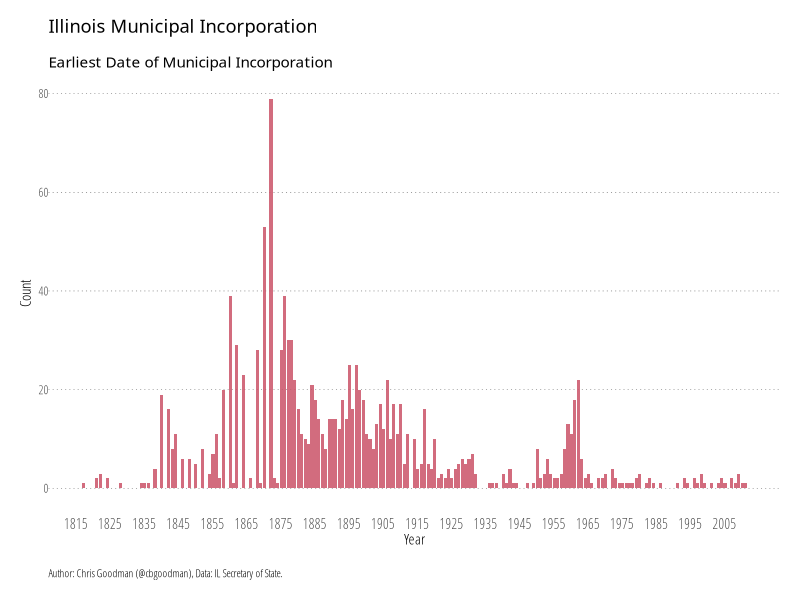
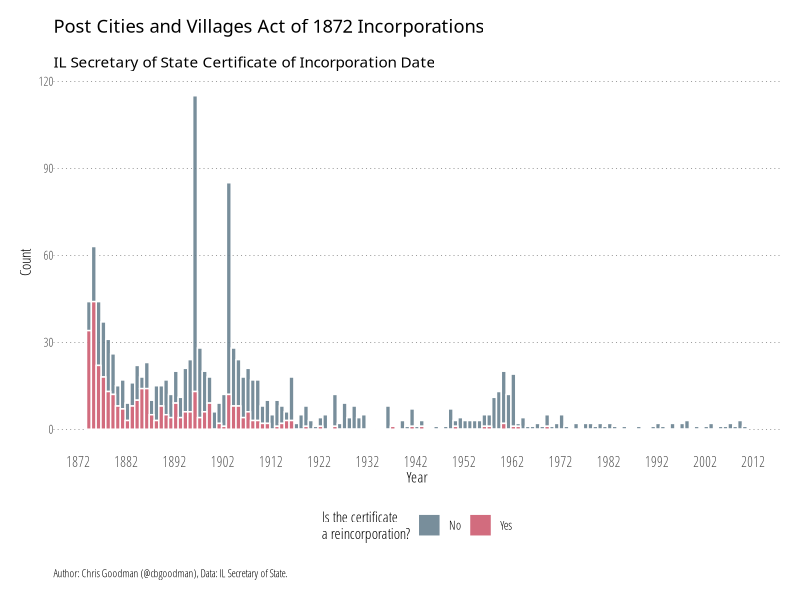

Recreate these plots in R, in order.
library(tidyverse)
library(lubridate)

# read in data
incorp <- read.csv("il-incorporation.csv")
name <- incorp$name
date0 <- ymd(incorp$earliest_date)
date <- ymd(incorp$incorp_pre18720701)
date1 <- ymd(incorp$incorp_sos)

dates <- data.frame(name, date0, date, date1)
dates <- mutate(dates, reincorp = ifelse(date1>date, "Yes", "No"),
  reincorp = replace(reincorp, is.na(date), "No"))

# plot -- Earliest date of Incorporation
early <- ggplot(dates) +
  aes(x = year(date0)) +
  geom_bar(fill="#ca5268", alpha=0.85) +
  scale_x_continuous(breaks=seq(1815, 2010, by=10)) +
  # Theming
  labs(
    title="Illinois Municipal Incorporation",
    subtitle="Earliest Date of Municipal Incorporation",
    caption="Author: Chris Goodman (@cbgoodman), Data: IL Secretary of State.",
    y="Count",
    x="Year") +
  theme_minimal(base_family="Open Sans Condensed Light") +
  # light, dotted major y-grid lines only
  theme(panel.grid=element_line())+
  theme(panel.grid.major.y=element_line(color="#2b2b2b", linetype="dotted", size=0.15))+
  theme(panel.grid.major.x=element_blank())+
  theme(panel.grid.minor.x=element_blank())+
  theme(panel.grid.minor.y=element_blank())+
  # light x-axis line only
  theme(axis.line=element_line())+
  theme(axis.line.y=element_blank())+
  theme(axis.line.x=element_blank())+
  # tick styling
  theme(axis.ticks=element_line())+
  theme(axis.ticks.x=element_blank())+
  theme(axis.ticks.y=element_blank())+
  theme(axis.ticks.length=unit(5, "pt"))+
  # x-axis labels
  theme(axis.text.x=element_text(size=10, hjust=0.95,vjust=0.2))+
  # breathing room for the plot
  theme(plot.margin=unit(rep(0.5, 4), "cm"))+
  # move the y-axis tick labels over a bit
  theme(axis.text.y=element_text(margin=margin(r=-5)))+
  theme(axis.text.x=element_text(margin=margin(r=-5)))+
  # make the plot title bold and modify the bottom margin a bit
  theme(plot.title=element_text(family="Open Sans Condensed Bold", margin=margin(b=15)))+
  # make the subtitle italic
  theme(plot.subtitle=element_text(family="Open Sans Condensed Light Italic"))+
  theme(plot.caption=element_text(size=8, hjust=0, margin=margin(t=15)))
ggsave(plot=early, "incorp.png", width=10, height=6, units="in", dpi="retina")

# plot -- SOS date of Incorporation
sos <- ggplot(dates) +
  aes(x = year(date1), fill = reincorp) +
  geom_histogram(position = "stack", stat = "bin", binwidth=1, col="white", alpha=0.85, na.rm = TRUE) +
  scale_x_continuous(breaks=seq(1872, 2012, by=10)) +
  scale_fill_manual(values = c("#617A89", "#ca5268"),
    labels=c("No", "Yes")) +
  guides(fill = guide_legend(
                  title = "Is the certificate \na reincorporation?",
                  title.position = "left",
                  direction = "horizontal"
                  )) +
  # Theming
  labs(
    title="Post Cities and Villages Act of 1872 Incorporations",
    subtitle="IL Secretary of State Certificate of Incorporation Date",
    caption="Author: Chris Goodman (@cbgoodman), Data: IL Secretary of State.",
    y="Count",
    x="Year") +
  theme_minimal(base_family="Open Sans Condensed Light") +
  theme(
    legend.position = "bottom",
    legend.title.align = 0,
    legend.text.align = 0
    #legend.title = "Is the certificate a reincorporation?"
  ) +
  # light, dotted major y-grid lines only
  theme(panel.grid=element_line())+
  theme(panel.grid.major.y=element_line(color="#2b2b2b", linetype="dotted", size=0.15))+
  theme(panel.grid.major.x=element_blank())+
  theme(panel.grid.minor.x=element_blank())+
  theme(panel.grid.minor.y=element_blank())+
  # light x-axis line only
  theme(axis.line=element_line())+
  theme(axis.line.y=element_blank())+
  theme(axis.line.x=element_blank())+
  # tick styling
  theme(axis.ticks=element_line())+
  theme(axis.ticks.x=element_blank())+
  theme(axis.ticks.y=element_blank())+
  theme(axis.ticks.length=unit(5, "pt"))+
  # x-axis labels
  theme(axis.text.x=element_text(size=10, hjust=0.95,vjust=0.2))+
  # breathing room for the plot
  theme(plot.margin=unit(rep(0.5, 4), "cm"))+
  # move the y-axis tick labels over a bit
  theme(axis.text.y=element_text(margin=margin(r=-5)))+
  theme(axis.text.x=element_text(margin=margin(r=-5)))+
  # make the plot title bold and modify the bottom margin a bit
  theme(plot.title=element_text(family="Open Sans Condensed Bold", margin=margin(b=15)))+
  # make the subtitle italic
  theme(plot.subtitle=element_text(family="Open Sans Condensed Light Italic"))+
  theme(plot.caption=element_text(size=8, hjust=0, margin=margin(t=15)))
ggsave(plot=sos, "incorp_sos.png", width=10, height=6, units="in", dpi="retina")
